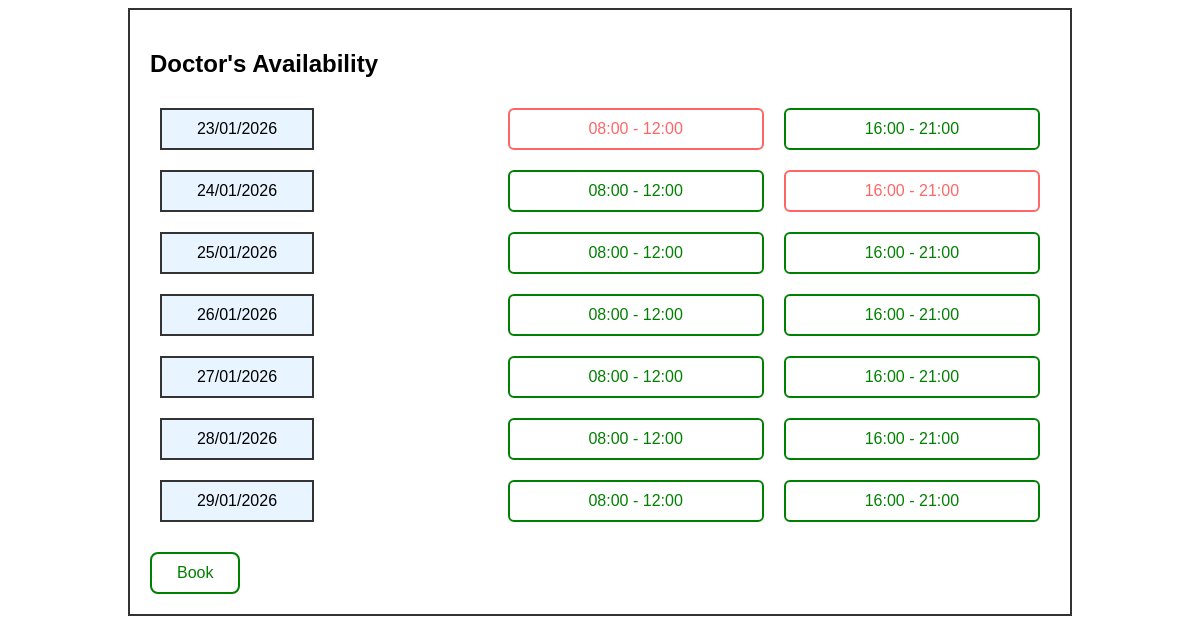
Page /patient/check_availabity/6 (signed in) on the earlier database version.
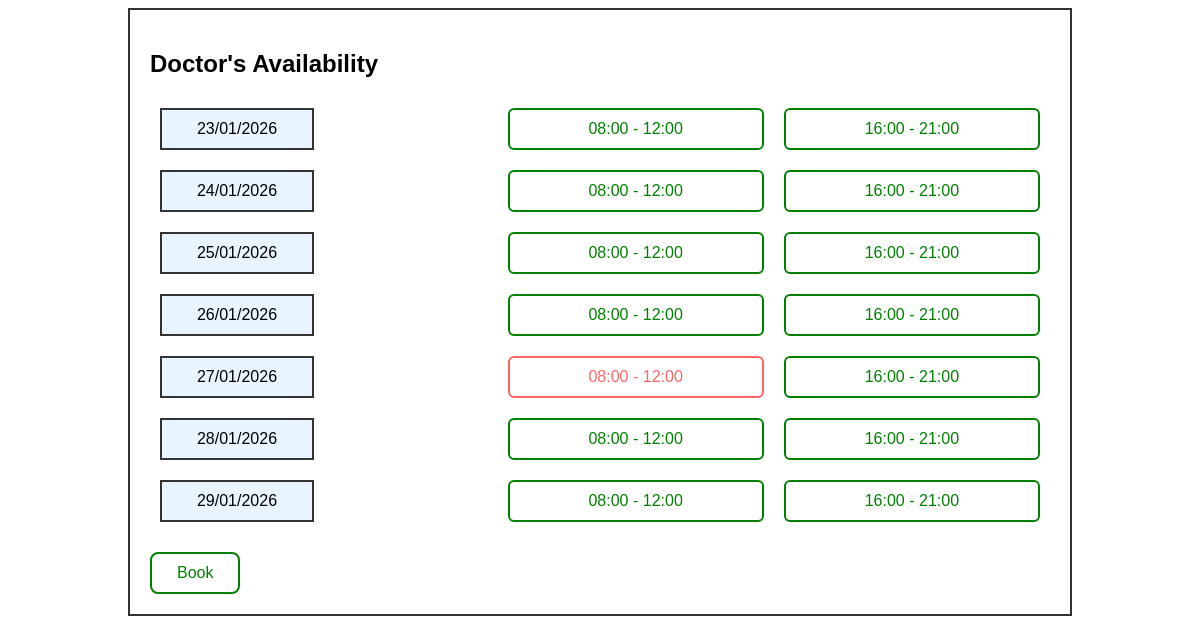
Same page on the later database version.
### models.py (models this page shows)
class DoctorAvailability(db.Model, UserMixin):
    id = db.Column(db.Integer, primary_key = True)
    date = db.Column(db.Date, nullable=False)
    start_time = db.Column(db.Time, nullable=False)
    end_time = db.Column(db.Time, nullable=False)
    is_available = db.Column(db.Boolean, default=True)
    doctor_id = db.Column(db.Integer, db.ForeignKey('doctor.id'), nullable=False)
    appointment = db.relationship('Appointment',backref='doctor_availability',lazy=True)

### app.py (the view, shortened to what this page needs)
@app.route('/patient/check_availabity/<int:doctor_id>', methods=['GET', 'POST'])
@login_required
def check_availabity(doctor_id):
    doctor = Doctor.query.get_or_404(doctor_id)
    slots = DoctorAvailability.query.filter_by(
        doctor_id=doctor_id
    ).order_by(DoctorAvailability.date).all()
    grouped_slots = {}
    for slot in slots:
        grouped_slots.setdefault(slot.date, []).append(slot)
    return render_template('./patient/check_availabity.html',grouped_slots=grouped_slots,doctor=doctor)

### app.py (called while the page is built)
@loginmanager.user_loader
def load_user(user_id):
     return (
         Admin.query.get(int(user_id)) or
         Doctor.query.get(int(user_id)) or
         Patient.query.get(int(user_id))
     )

### templates/patient/check_availabity.html (shortened to what this page needs)
<!DOCTYPE html>
<html lang="en">
<head>
</head>
<body>
<div class="container">
<h2>Doctor's Availability</h2>
<form method="POST" id="bookingForm">
<table class="availability-table">
{% for date, slots in grouped_slots.items() %}
<tr>
    <td>
        <div class="date-box">
            {{ date.strftime('%d/%m/%Y') }}
        </div>
    </td>
    {% for slot in slots %}
    <td>
        <div class="slot
             {% if slot.is_available %}available{% else %}unavailable{% endif %}"
             {% if slot.is_available %}
             onclick="selectSlot(this, '{{ slot.id }}')"
             {% endif %}>
            {{ slot.start_time.strftime('%H:%M') }} - {{ slot.end_time.strftime('%H:%M') }}
        </div>
    </td>
    {% endfor %}
</tr>
{% endfor %}
</table>
<button class="book-btn" type="submit">Book</button>
</form>
</div>
</body>
</html>

Differences in the rows shown:
changed DoctorAvailability (number 1 of 14 on the later page): is_available False → True (drawn)
changed DoctorAvailability (number 4 of 14 on the later page): is_available False → True (drawn)
changed DoctorAvailability (number 9 of 14 on the later page): is_available True → False (drawn)
